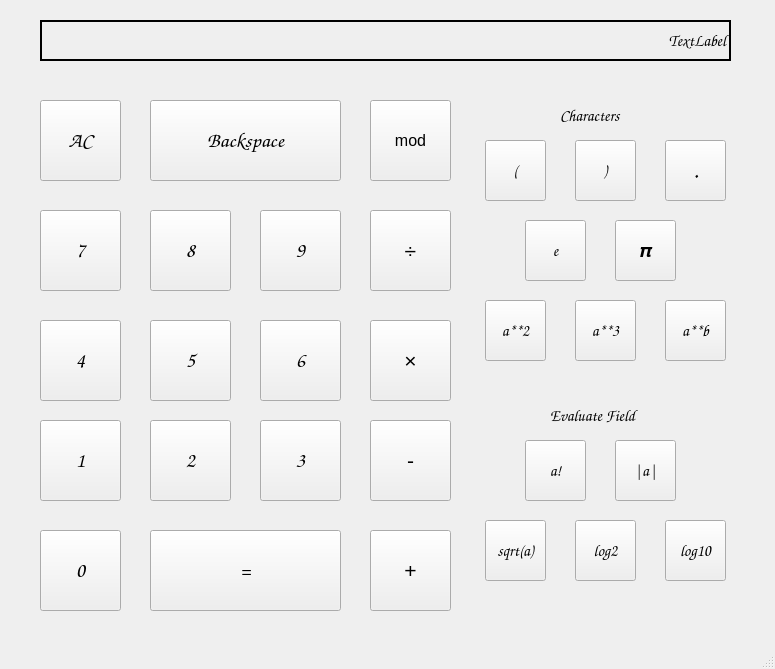
<?xml version="1.0" encoding="UTF-8"?>
<ui version="4.0">
 <class>MainWindow</class>
 <widget class="QMainWindow" name="MainWindow">
  <property name="geometry">
   <rect>
    <x>0</x>
    <y>0</y>
    <width>775</width>
    <height>669</height>
   </rect>
  </property>
  <property name="windowTitle">
   <string>MainWindow</string>
  </property>
  <widget class="QWidget" name="centralwidget">
   <widget class="QPushButton" name="button0">
    <property name="geometry">
     <rect>
      <x>40</x>
      <y>530</y>
      <width>81</width>
      <height>81</height>
     </rect>
    </property>
    <property name="font">
     <font>
      <family>Comic Sans MS</family>
      <pointsize>16</pointsize>
     </font>
    </property>
    <property name="text">
     <string>0</string>
    </property>
    <property name="shortcut">
     <string>0</string>
    </property>
   </widget>
   <widget class="QLabel" name="label">
    <property name="geometry">
     <rect>
      <x>40</x>
      <y>20</y>
      <width>691</width>
      <height>41</height>
     </rect>
    </property>
    <property name="font">
     <font>
      <family>Comic Sans MS</family>
      <pointsize>12</pointsize>
     </font>
    </property>
    <property name="acceptDrops">
     <bool>false</bool>
    </property>
    <property name="layoutDirection">
     <enum>Qt::LeftToRight</enum>
    </property>
    <property name="autoFillBackground">
     <bool>true</bool>
    </property>
    <property name="frameShape">
     <enum>QFrame::Box</enum>
    </property>
    <property name="lineWidth">
     <number>2</number>
    </property>
    <property name="text">
     <string>TextLabel</string>
    </property>
    <property name="alignment">
     <set>Qt::AlignRight|Qt::AlignTrailing|Qt::AlignVCenter</set>
    </property>
   </widget>
   <widget class="QPushButton" name="pi">
    <property name="geometry">
     <rect>
      <x>615</x>
      <y>220</y>
      <width>61</width>
      <height>61</height>
     </rect>
    </property>
    <property name="font">
     <font>
      <family>Comic Sans MS</family>
      <pointsize>14</pointsize>
     </font>
    </property>
    <property name="text">
     <string>𝝅</string>
    </property>
    <property name="shortcut">
     <string>I</string>
    </property>
   </widget>
   <widget class="QPushButton" name="button1">
    <property name="geometry">
     <rect>
      <x>40</x>
      <y>420</y>
      <width>81</width>
      <height>81</height>
     </rect>
    </property>
    <property name="font">
     <font>
      <family>Comic Sans MS</family>
      <pointsize>16</pointsize>
     </font>
    </property>
    <property name="text">
     <string>1</string>
    </property>
    <property name="shortcut">
     <string>1</string>
    </property>
   </widget>
   <widget class="QPushButton" name="button7">
    <property name="geometry">
     <rect>
      <x>40</x>
      <y>210</y>
      <width>81</width>
      <height>81</height>
     </rect>
    </property>
    <property name="font">
     <font>
      <family>Comic Sans MS</family>
      <pointsize>16</pointsize>
     </font>
    </property>
    <property name="text">
     <string>7</string>
    </property>
    <property name="shortcut">
     <string>7</string>
    </property>
   </widget>
   <widget class="QPushButton" name="button4">
    <property name="geometry">
     <rect>
      <x>40</x>
      <y>320</y>
      <width>81</width>
      <height>81</height>
     </rect>
    </property>
    <property name="font">
     <font>
      <family>Comic Sans MS</family>
      <pointsize>16</pointsize>
     </font>
    </property>
    <property name="text">
     <string>4</string>
    </property>
    <property name="shortcut">
     <string>4</string>
    </property>
   </widget>
   <widget class="QPushButton" name="button2">
    <property name="geometry">
     <rect>
      <x>150</x>
      <y>420</y>
      <width>81</width>
      <height>81</height>
     </rect>
    </property>
    <property name="font">
     <font>
      <family>Comic Sans MS</family>
      <pointsize>16</pointsize>
     </font>
    </property>
    <property name="text">
     <string>2</string>
    </property>
    <property name="shortcut">
     <string>2</string>
    </property>
   </widget>
   <widget class="QPushButton" name="button5">
    <property name="geometry">
     <rect>
      <x>150</x>
      <y>320</y>
      <width>81</width>
      <height>81</height>
     </rect>
    </property>
    <property name="font">
     <font>
      <family>Comic Sans MS</family>
      <pointsize>16</pointsize>
     </font>
    </property>
    <property name="text">
     <string>5</string>
    </property>
    <property name="shortcut">
     <string>5</string>
    </property>
   </widget>
   <widget class="QPushButton" name="button8">
    <property name="geometry">
     <rect>
      <x>150</x>
      <y>210</y>
      <width>81</width>
      <height>81</height>
     </rect>
    </property>
    <property name="font">
     <font>
      <family>Comic Sans MS</family>
      <pointsize>16</pointsize>
     </font>
    </property>
    <property name="text">
     <string>8</string>
    </property>
    <property name="shortcut">
     <string>8</string>
    </property>
   </widget>
   <widget class="QPushButton" name="button3">
    <property name="geometry">
     <rect>
      <x>260</x>
      <y>420</y>
      <width>81</width>
      <height>81</height>
     </rect>
    </property>
    <property name="font">
     <font>
      <family>Comic Sans MS</family>
      <pointsize>16</pointsize>
     </font>
    </property>
    <property name="text">
     <string>3</string>
    </property>
    <property name="shortcut">
     <string>3</string>
    </property>
   </widget>
   <widget class="QPushButton" name="button6">
    <property name="geometry">
     <rect>
      <x>260</x>
      <y>320</y>
      <width>81</width>
      <height>81</height>
     </rect>
    </property>
    <property name="font">
     <font>
      <family>Comic Sans MS</family>
      <pointsize>16</pointsize>
     </font>
    </property>
    <property name="text">
     <string>6</string>
    </property>
    <property name="shortcut">
     <string>6</string>
    </property>
   </widget>
   <widget class="QPushButton" name="button9">
    <property name="geometry">
     <rect>
      <x>260</x>
      <y>210</y>
      <width>81</width>
      <height>81</height>
     </rect>
    </property>
    <property name="font">
     <font>
      <family>Comic Sans MS</family>
      <pointsize>16</pointsize>
     </font>
    </property>
    <property name="text">
     <string>9</string>
    </property>
    <property name="shortcut">
     <string>9</string>
    </property>
   </widget>
   <widget class="QPushButton" name="equals">
    <property name="geometry">
     <rect>
      <x>150</x>
      <y>530</y>
      <width>191</width>
      <height>81</height>
     </rect>
    </property>
    <property name="font">
     <font>
      <family>Comic Sans MS</family>
      <pointsize>16</pointsize>
     </font>
    </property>
    <property name="text">
     <string>=</string>
    </property>
    <property name="shortcut">
     <string>=</string>
    </property>
   </widget>
   <widget class="QPushButton" name="allClear">
    <property name="geometry">
     <rect>
      <x>40</x>
      <y>100</y>
      <width>81</width>
      <height>81</height>
     </rect>
    </property>
    <property name="font">
     <font>
      <family>Comic Sans MS</family>
      <pointsize>16</pointsize>
     </font>
    </property>
    <property name="text">
     <string>AC</string>
    </property>
    <property name="shortcut">
     <string>Ctrl+Backspace</string>
    </property>
   </widget>
   <widget class="QPushButton" name="Delete">
    <property name="geometry">
     <rect>
      <x>150</x>
      <y>100</y>
      <width>191</width>
      <height>81</height>
     </rect>
    </property>
    <property name="font">
     <font>
      <family>Comic Sans MS</family>
      <pointsize>16</pointsize>
     </font>
    </property>
    <property name="text">
     <string>Backspace</string>
    </property>
    <property name="shortcut">
     <string>Backspace</string>
    </property>
   </widget>
   <widget class="QPushButton" name="logBase10">
    <property name="geometry">
     <rect>
      <x>665</x>
      <y>520</y>
      <width>61</width>
      <height>61</height>
     </rect>
    </property>
    <property name="font">
     <font>
      <family>Comic Sans MS</family>
      <pointsize>12</pointsize>
     </font>
    </property>
    <property name="text">
     <string>log10</string>
    </property>
   </widget>
   <widget class="QPushButton" name="euler">
    <property name="geometry">
     <rect>
      <x>525</x>
      <y>220</y>
      <width>61</width>
      <height>61</height>
     </rect>
    </property>
    <property name="font">
     <font>
      <family>Comic Sans MS</family>
      <pointsize>12</pointsize>
     </font>
    </property>
    <property name="text">
     <string>e</string>
    </property>
    <property name="shortcut">
     <string>E</string>
    </property>
   </widget>
   <widget class="QPushButton" name="square">
    <property name="geometry">
     <rect>
      <x>485</x>
      <y>300</y>
      <width>61</width>
      <height>61</height>
     </rect>
    </property>
    <property name="font">
     <font>
      <family>Comic Sans MS</family>
      <pointsize>12</pointsize>
     </font>
    </property>
    <property name="text">
     <string>a**2</string>
    </property>
   </widget>
   <widget class="QPushButton" name="cube">
    <property name="geometry">
     <rect>
      <x>575</x>
      <y>300</y>
      <width>61</width>
      <height>61</height>
     </rect>
    </property>
    <property name="font">
     <font>
      <family>Comic Sans MS</family>
      <pointsize>12</pointsize>
     </font>
    </property>
    <property name="text">
     <string>a**3</string>
    </property>
   </widget>
   <widget class="QPushButton" name="exponentiation">
    <property name="geometry">
     <rect>
      <x>665</x>
      <y>300</y>
      <width>61</width>
      <height>61</height>
     </rect>
    </property>
    <property name="font">
     <font>
      <family>Comic Sans MS</family>
      <pointsize>12</pointsize>
     </font>
    </property>
    <property name="text">
     <string>a**b</string>
    </property>
    <property name="shortcut">
     <string>^</string>
    </property>
   </widget>
   <widget class="QPushButton" name="squareRoot">
    <property name="geometry">
     <rect>
      <x>485</x>
      <y>520</y>
      <width>61</width>
      <height>61</height>
     </rect>
    </property>
    <property name="font">
     <font>
      <family>Comic Sans MS</family>
      <pointsize>12</pointsize>
     </font>
    </property>
    <property name="text">
     <string>sqrt(a)</string>
    </property>
   </widget>
   <widget class="QPushButton" name="absolute">
    <property name="geometry">
     <rect>
      <x>615</x>
      <y>440</y>
      <width>61</width>
      <height>61</height>
     </rect>
    </property>
    <property name="font">
     <font>
      <family>Comic Sans MS</family>
      <pointsize>12</pointsize>
     </font>
    </property>
    <property name="text">
     <string>|a|</string>
    </property>
    <property name="shortcut">
     <string>|</string>
    </property>
   </widget>
   <widget class="QPushButton" name="factorial">
    <property name="geometry">
     <rect>
      <x>525</x>
      <y>440</y>
      <width>61</width>
      <height>61</height>
     </rect>
    </property>
    <property name="font">
     <font>
      <family>Comic Sans MS</family>
      <pointsize>12</pointsize>
     </font>
    </property>
    <property name="text">
     <string>a!</string>
    </property>
    <property name="shortcut">
     <string>!</string>
    </property>
   </widget>
   <widget class="QPushButton" name="mod">
    <property name="geometry">
     <rect>
      <x>370</x>
      <y>100</y>
      <width>81</width>
      <height>81</height>
     </rect>
    </property>
    <property name="font">
     <font>
      <pointsize>12</pointsize>
     </font>
    </property>
    <property name="text">
     <string>mod</string>
    </property>
    <property name="shortcut">
     <string>%</string>
    </property>
   </widget>
   <widget class="QPushButton" name="logBase2">
    <property name="geometry">
     <rect>
      <x>575</x>
      <y>520</y>
      <width>61</width>
      <height>61</height>
     </rect>
    </property>
    <property name="font">
     <font>
      <family>Comic Sans MS</family>
      <pointsize>12</pointsize>
     </font>
    </property>
    <property name="text">
     <string>log2</string>
    </property>
   </widget>
   <widget class="QPushButton" name="division">
    <property name="geometry">
     <rect>
      <x>370</x>
      <y>210</y>
      <width>81</width>
      <height>81</height>
     </rect>
    </property>
    <property name="font">
     <font>
      <pointsize>16</pointsize>
     </font>
    </property>
    <property name="text">
     <string>÷</string>
    </property>
    <property name="shortcut">
     <string>/</string>
    </property>
   </widget>
   <widget class="QPushButton" name="add">
    <property name="geometry">
     <rect>
      <x>370</x>
      <y>530</y>
      <width>81</width>
      <height>81</height>
     </rect>
    </property>
    <property name="font">
     <font>
      <pointsize>16</pointsize>
     </font>
    </property>
    <property name="text">
     <string>+</string>
    </property>
    <property name="shortcut">
     <string>+</string>
    </property>
   </widget>
   <widget class="QPushButton" name="subtract">
    <property name="geometry">
     <rect>
      <x>370</x>
      <y>420</y>
      <width>81</width>
      <height>81</height>
     </rect>
    </property>
    <property name="font">
     <font>
      <pointsize>16</pointsize>
     </font>
    </property>
    <property name="text">
     <string>-</string>
    </property>
    <property name="shortcut">
     <string>-</string>
    </property>
   </widget>
   <widget class="QPushButton" name="multiply">
    <property name="geometry">
     <rect>
      <x>370</x>
      <y>320</y>
      <width>81</width>
      <height>81</height>
     </rect>
    </property>
    <property name="font">
     <font>
      <pointsize>16</pointsize>
     </font>
    </property>
    <property name="text">
     <string>×</string>
    </property>
    <property name="shortcut">
     <string>*</string>
    </property>
   </widget>
   <widget class="QPushButton" name="openParenthesis">
    <property name="geometry">
     <rect>
      <x>485</x>
      <y>140</y>
      <width>61</width>
      <height>61</height>
     </rect>
    </property>
    <property name="font">
     <font>
      <family>Comic Sans MS</family>
      <pointsize>12</pointsize>
     </font>
    </property>
    <property name="text">
     <string>(</string>
    </property>
    <property name="shortcut">
     <string>(</string>
    </property>
   </widget>
   <widget class="QPushButton" name="closeParenthesis">
    <property name="geometry">
     <rect>
      <x>575</x>
      <y>140</y>
      <width>61</width>
      <height>61</height>
     </rect>
    </property>
    <property name="font">
     <font>
      <family>Comic Sans MS</family>
      <pointsize>12</pointsize>
     </font>
    </property>
    <property name="text">
     <string>)</string>
    </property>
    <property name="shortcut">
     <string>)</string>
    </property>
   </widget>
   <widget class="QPushButton" name="decimal">
    <property name="geometry">
     <rect>
      <x>665</x>
      <y>140</y>
      <width>61</width>
      <height>61</height>
     </rect>
    </property>
    <property name="font">
     <font>
      <family>Comic Sans MS</family>
      <pointsize>18</pointsize>
     </font>
    </property>
    <property name="text">
     <string>.</string>
    </property>
    <property name="shortcut">
     <string>.</string>
    </property>
   </widget>
   <widget class="QLabel" name="label_2">
    <property name="geometry">
     <rect>
      <x>560</x>
      <y>100</y>
      <width>81</width>
      <height>31</height>
     </rect>
    </property>
    <property name="font">
     <font>
      <family>Comic Sans MS</family>
      <pointsize>12</pointsize>
     </font>
    </property>
    <property name="text">
     <string>Characters</string>
    </property>
   </widget>
   <widget class="QLabel" name="label_3">
    <property name="geometry">
     <rect>
      <x>550</x>
      <y>400</y>
      <width>111</width>
      <height>31</height>
     </rect>
    </property>
    <property name="font">
     <font>
      <family>Comic Sans MS</family>
      <pointsize>12</pointsize>
     </font>
    </property>
    <property name="text">
     <string>Evaluate Field</string>
    </property>
   </widget>
  </widget>
  <widget class="QMenuBar" name="menubar">
   <property name="geometry">
    <rect>
     <x>0</x>
     <y>0</y>
     <width>775</width>
     <height>21</height>
    </rect>
   </property>
  </widget>
  <widget class="QStatusBar" name="statusbar"/>
  <action name="actionGuide">
   <property name="text">
    <string>Guide</string>
   </property>
  </action>
 </widget>
 <resources/>
 <connections/>
</ui>
